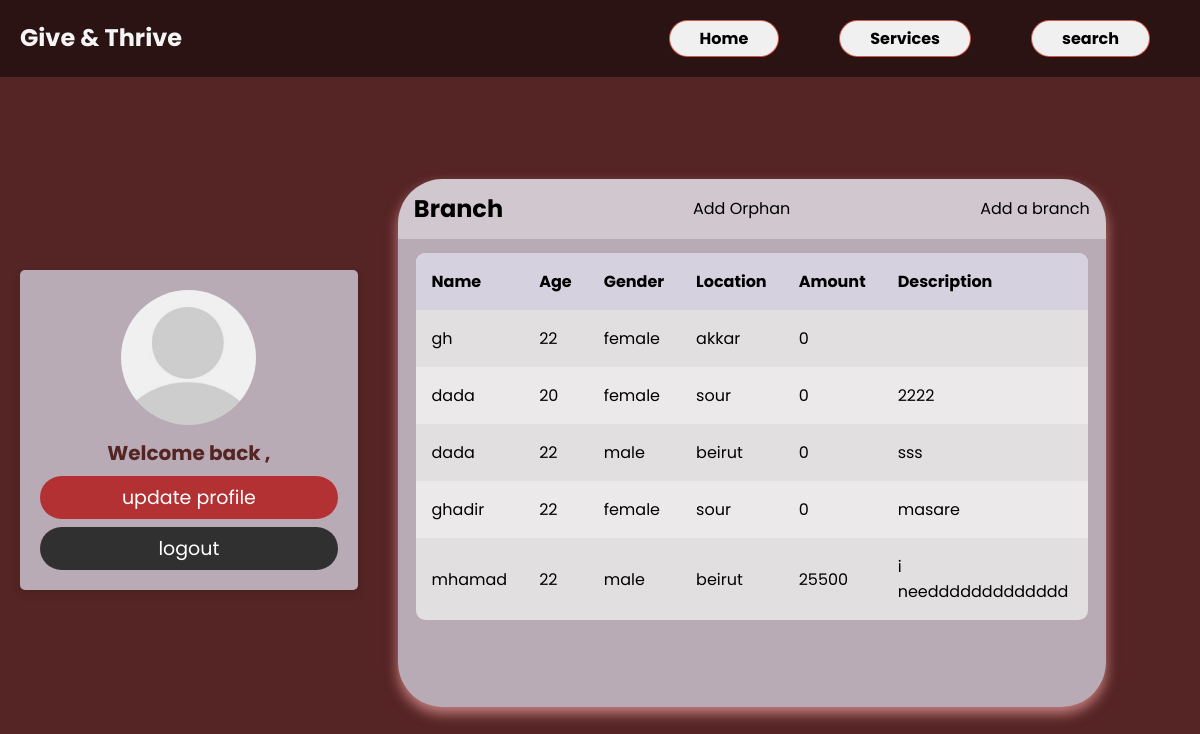
Before: /adminPages/profileAdmin.php with the older database file.
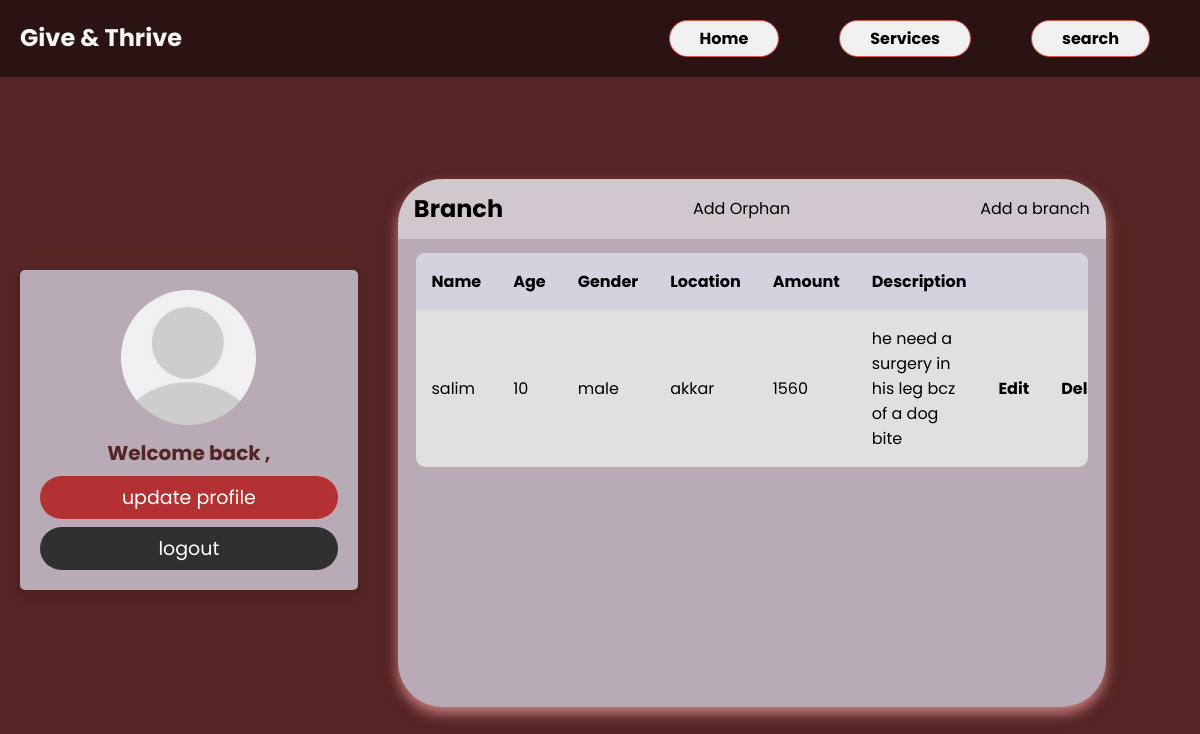
After: the same page with the newer database file.
### tables this page shows
CREATE TABLE `addorphan` (
  `idorphan` int(50) NOT NULL,
  `nameorphan` varchar(50) NOT NULL,
  `age` int(50) NOT NULL,
  `gender` varchar(50) NOT NULL,
  `amount` int(255) NOT NULL,
  `description` text NOT NULL,
  `locationID` int(11) NOT NULL
);

CREATE TABLE `location` (
  `locationid` int(11) NOT NULL,
  `locationname` varchar(30) NOT NULL
);

### adminPages/profileAdmin.php (the view, shortened to what this page needs)
<!DOCTYPE html>
<html lang="en">
<head>
    <link rel="stylesheet" href="./profileStyle.css"/>
</head>
  <body>
        <div class="page">
        <div class="nv">
        <nav class="navbar">
            <h1 class="logo"> Give & Thrive</h1>
            <ul class="nav-links">
                <li class="active"></i><a href="../index.php"></i>Home</a></li>
                <li class="active"></i><a href="#"></a>Services</li>
                <li class="active"></i> <a href="./searchpeople.php" class="search">search</a>
            </ul>
        </nav>
        </div>
        <div class="container">
            <?php
                include("./home.php");
            ?>
            <div class="table">
                <br>
    <main class="table">
        <section class="table__header">
            <h1>Branch </h1>
            <a href="./addneworphan.php">Add Orphan</a>
            <a href="./tabledriver/index.php" class='newtrip'>Add a branch </a>
        </section>
        <section class="table__body">
            <table>
                <thead>
                    <tr>
                        <th> Name </th>
                        <th> age </th>
                        <th> gender </th>
                        <th> Location</a></th>
                        <th> amount</th>
                        <th> description</th>
                        <th></th>
                        <th></th>
                    </tr>
                </thead>
                <tbody>
                    <tr>
                        <?php
                       $query ="SELECT addorphan.*, location.locationname
                       FROM addorphan
                       JOIN location ON addorphan.locationID = location.locationid";
                       $res = mysqli_query($conn, $query);
 while ($row = mysqli_fetch_array($res)) {
    echo "<tr>";
    echo "<td>".(isset($row['nameorphan']) ? $row['nameorphan'] : "")."</td>";
    echo "<td>".(isset($row['age']) ? $row['age'] : "")."</td>";
    echo "<td>".(isset($row['gender']) ? $row['gender'] : "")."</td>";
    echo "<td>".(isset($row['locationname']) ? $row['locationname'] : "")."</td>";
    echo "<td>".(isset($row['amount']) ? $row['amount'] : "")."</td>";
    echo "<td>".(isset($row['description']) ? $row['description'] : "")."</td>";
    echo "<td><a href=editorphan.php?idorphan=".$row['idorphan']."><b>Edit</b></td>";
    echo "<td><a href=deleteorph.php?idorphan=".$row['idorphan']."><b>Delete</b></td>";
    echo "</tr>";
}
?>
                </tbody>
        </table>
    </section>
</main>
</div>
    </body>
</html>

### adminPages/home.php (shortened to what this page needs)
<?php
include('../connection.php');
?>
<head>
   <link rel="stylesheet" href="./withprofile/css/homeStyle.css">
</head>
      <div class="profile">
         <?php
         $user_id =$_SESSION['id'] ;
            $query =  "SELECT * FROM `user` WHERE id = '$user_id'";
            $res = mysqli_query($conn,$query);
            $userData = mysqli_fetch_array($res);
            ?>
            <img src="./withprofile/images/default-avatar.png" alt="">
         <h3> Welcome back , <?php echo $userData['name']; ?></h3>
         <a href="./withprofile/profile.php" class="btn">update profile</a>
         <a href="home.php?logout=<?php  ?>" class="delete-btn">logout</a>
      </div>

### adminPages/profilestyle.css (style rules this page uses)
* { margin: 0; padding: 0; box-sizing: border-box; font-family: sans-serif; }
.nv { padding: 15px; }
body { background-color: #552424 !important; }
.container { background-color: #552424 !important; display: -webkit-box; }
main.table { width: 59vw; height: 66vh; margin: 40px; backdrop-filter: blur(7px); box-shadow: 0 0.4rem 0.8rem #c77f80; border-radius: 2.8rem; overflow: hidden; background-color: #b9abb5; }
.table__header { width: 100%; background-color: #fff5; padding: .8rem 1rem; display: flex; justify-content: space-between; align-items: center; }
.table__body { width: 95%; max-height: calc(89% - 1.6rem); background-color: #fffb; margin: .9rem auto; border-radius: .6rem; overflow: auto; overflow: overlay; }
table { width: 100%; }
table, th, td { border-collapse: collapse; padding: 1rem; text-align: left; }
thead th { position: sticky; top: 0; left: 0; background-color: #d5d1defe; text-transform: capitalize; }
tbody tr:nth-child(even) { background-color: #0000000b; }
tbody tr { --delay: .1s; transition: .5s ease-in-out var(--delay), background-color 0s; }
tbody tr td, tbody tr td p, tbody tr td img { transition: .2s ease-in-out; }
.navbar { position: absolute; top: 0; left: 0; display: flex; width: 100%; justify-content: space-between; padding: 20px; background-color: #0000007a; }
ul { list-style: none; }
.nav-links { display: flex; align-items: center; }
.navbar .nav-links li { background-color: rgb(240 240 240); border-radius: 30px; padding: 5px 30px; border: 1px solid #d13c2cd9; }
.nav-links li { margin: 0 30px; color: black; background-color: #0c356A; cursor: pointer; }
.logo { color: whitesmoke; }
.active { color: white; font-weight: bold; }
a { text-decoration: none; color: black; }

### adminPages/withprofile/css/homeStyle.css (style rules this page uses)
:root { --blue: #b9abb5; --dark-blue: #b9abb5; --red: #e74c3c; --black: #333; --white: #fff; --light-bg: #eee; --box-shadow: 0 5px 10px rgba(0,0,0,.1); }
* { font-family: 'Poppins', sans-serif; margin:0; padding:0; box-sizing: border-box; outline: none; border: none; text-decoration: none; }
body { margin: 0; padding:0; }
.btn, .delete-btn { width: 100%; border-radius: 50px; padding: 7px 5px; color: var(--white); display: block; text-align: center; cursor: pointer; font-size: 19px; margin-top: 8px; }
.btn { background-color: #b33133; }
.delete-btn { background-color: #232323e6; }
.container { min-height: 100vh; background-color: var(--light-bg); display: flex; align-items: center; justify-content: space-evenly; padding:20px; }
.container .profile { padding: 20px; background-color: #d5d1dec7; box-shadow: var(--box-shadow); text-align: center; width: 400px; border-radius: 5px; }
.container .profile img { height: 135px; width: 135px; border-radius: 50%; object-fit: cover; margin-bottom: 1px; }
.container .profile h3 { margin:5px 0; font-size: 20px; color:#552424; }

### adminPages/profileAdmin.php (style rules this page uses)
.search { text-align: center !important; }

Changed rows visible on the page:
removed addorphan: nameorphan "gh", age "22", gender "female", locationID.locationname "akkar", amount "0"
removed addorphan: nameorphan "dada", age "20", gender "female", locationID.locationname "sour", amount "0", description "2222"
removed addorphan: nameorphan "dada", age "22", gender "male", locationID.locationname "beirut", amount "0", description "sss"
removed addorphan: nameorphan "ghadir", age "22", gender "female", locationID.locationname "sour", amount "0", description "masare"
removed addorphan: nameorphan "mhamad", age "22", gender "male", locationID.locationname "beirut", amount "25500", description "i needdddddddddddd"
added addorphan: nameorphan "salim", age "10", gender "male", locationID.locationname "akkar", amount "1560", description "he need a surgery in his leg bcz of a dog bite"
